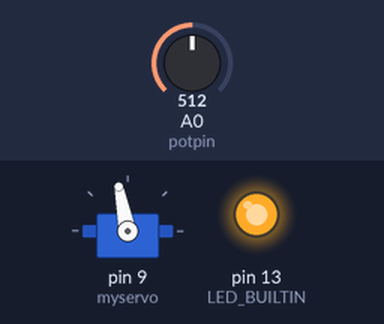
A sketch run on a simulated Arduino Uno, built with avr-gcc and run on an emulated ATmega328P. Parts: servo, output pins drawn as LEDs (lit = HIGH). The test bench sets the inputs (shaded band); at power-on: A0 (potpin) = 512.

Above: at 1.2 s.
1.3 s: A0 (potpin) set to 716
At 2.5 s:
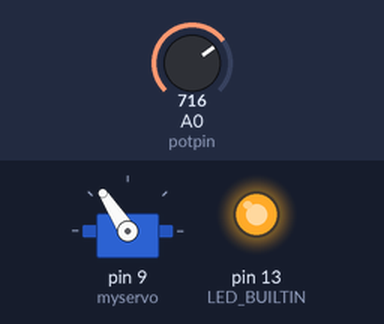
2.8 s: A0 (potpin) set to 900
At 3.7 s:
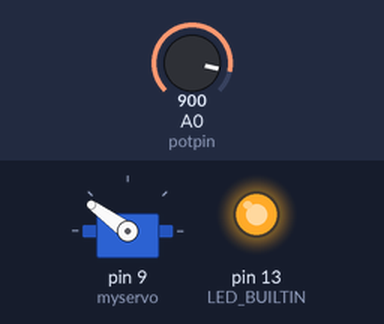
4.3 s: A0 (potpin) set to 306
At 4.6 s:
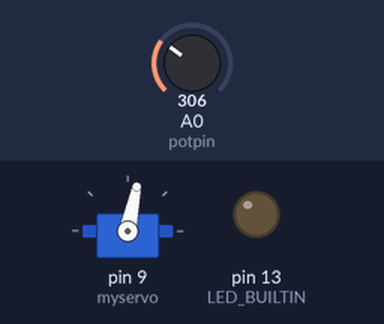
5.8 s: A0 (potpin) set to 122
At 6.1 s:
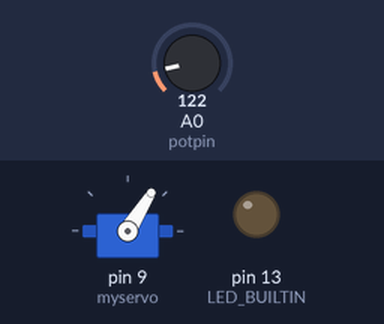
7.3 s: A0 (potpin) set to 511
At 8.2 s:
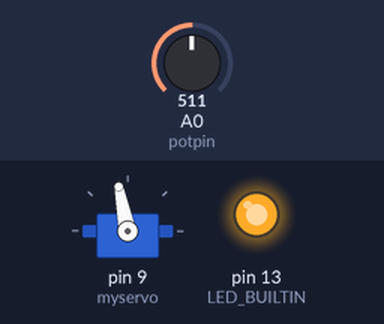
Timing chart, 0 to 9.8 s (numbered marks = the images above; inputs shaded):
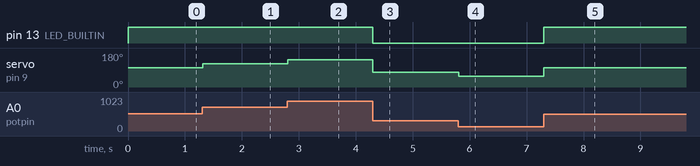

The sketch:

Uno_Knob_Servo_Tester.ino
```cpp
/*
 Controlling a servo position using a potentiometer (variable resistor)
 by Michal Rinott <http://people.interaction-ivrea.it/m.rinott>

 modified on 8 Nov 2013
 by Scott Fitzgerald
 http://www.arduino.cc/en/Tutorial/Knob
*/

//#define DEBUG

#include <Servo.h>

Servo myservo;  // create servo object to control a servo

int potpin = 0;  // analog pin used to connect the potentiometer
int val;    // variable to read the value from the analog pin

void setup() {
  myservo.attach(9);  // attaches the servo on pin 9 to the servo object
  pinMode(LED_BUILTIN, OUTPUT);
#ifdef DEBUG
  Serial.begin(115200);
#endif
}

void loop() {
  val = analogRead(potpin);            // reads the value of the potentiometer (value between 0 and 1023)
  val *= 1.168;
  val = map(val, 0, 1023, 1000, 2000);     // scale it to use it with the servo (value between 0 and 180)
//  val = map(val, 0, 1023, 700, 2300);     // scale it to use it with the servo (value between 0 and 180)
  myservo.writeMicroseconds(val);                  // sets the servo position according to the scaled value
//  digitalWrite(LED_BUILTIN, (abs(val-1500) < 10));   // turn the LED on (HIGH is the voltage level)
  digitalWrite(LED_BUILTIN, ((val-1500) >= 0));   // turn the LED on (HIGH is the voltage level)
#ifdef DEBUG
  Serial.println(val);
#endif
  delay(15);                           // waits for the servo to get there
}
```

Measured:
- after the input at 1.3 s, servo on pin 9 (myservo): 101° → 123° at once
- after the input at 2.8 s, servo on pin 9 (myservo): 123° → 144° at once
- after the input at 4.3 s, pin 13 (LED_BUILTIN): HIGH → LOW at once; servo on pin 9 (myservo): 144° → 78° at once
- after the input at 5.8 s, servo on pin 9 (myservo): 78° → 58° at once
- after the input at 7.3 s, pin 13 (LED_BUILTIN): LOW → HIGH at once; servo on pin 9 (myservo): 58° → 101° at once
